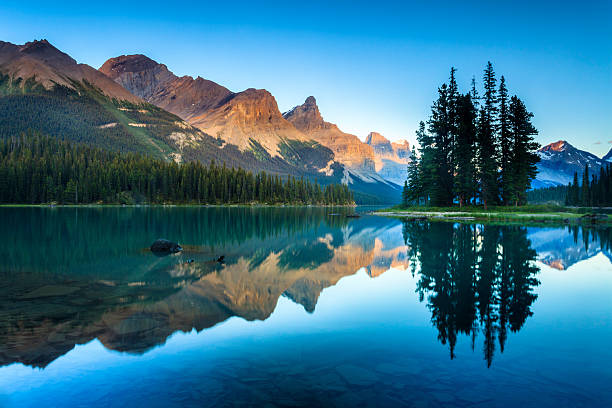
#> input picture scenery.jpg, 612 x 408 px, found by its file name
$ python 4.py
#> lines starting #> are read from the running program, lines starting #| are printed output that depends on the picture; after the words box and inside, x2 and y2 are one past the last pixel; in counts of white or black regions, pixels touching at a corner belong together
#> further down, image is the input picture: shape (408, 612, 3); mean B, G, R 137.1, 112.6, 54.6
import cv2
import matplotlib.pyplot as plt
import numpy as np
from skimage.filters import threshold_otsu

def enhance_contrast_color(image):
    lab_image=cv2.cvtColor(image,cv2.COLOR_BGR2LAB)
#> lab_image: shape (408, 612, 3); mean of channels 0, 1, 2 113.1, 121.2, 110.7
    l_channel,a_channel,b_channel=cv2.split(lab_image)
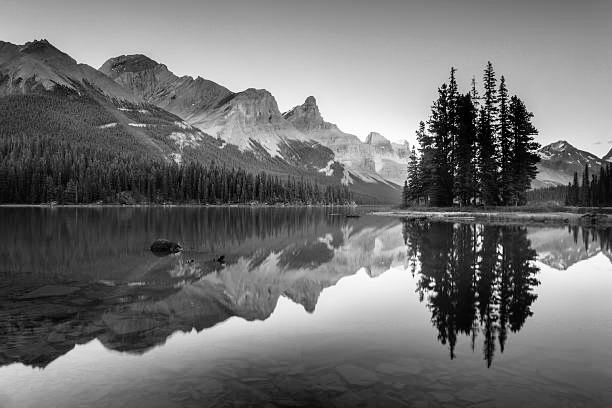
#> l_channel: shape (408, 612); min 0, max 255, mean 113.1
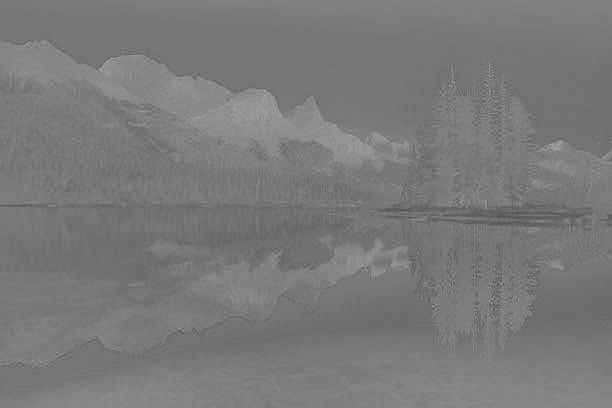
#> a_channel: shape (408, 612); min 84, max 178, mean 121.2
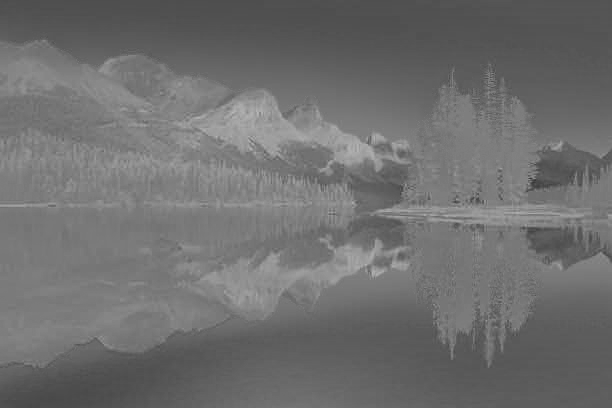
#> b_channel: shape (408, 612); min 52, max 186, mean 110.7

    clahe=cv2.createCLAHE(clipLimit=2.0,tileGridSize=(8,8))
    l_channel=clahe.apply(l_channel)
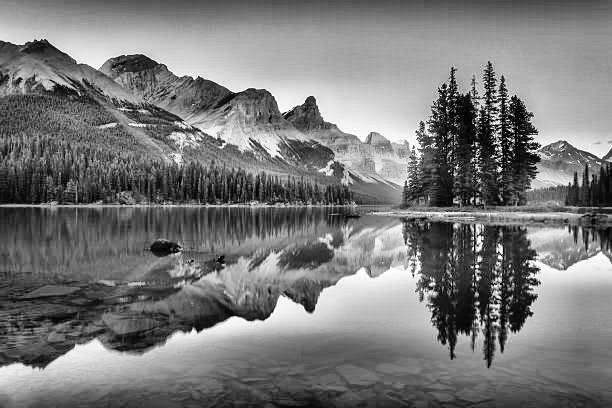
#> l_channel: shape (408, 612); min 0, max 255, mean 121.1
    enhanced_lab = cv2.merge([l_channel, a_channel, b_channel])
#> enhanced_lab: shape (408, 612, 3); mean of channels 0, 1, 2 121.1, 121.2, 110.7
    return cv2.cvtColor(enhanced_lab,cv2.COLOR_LAB2BGR)
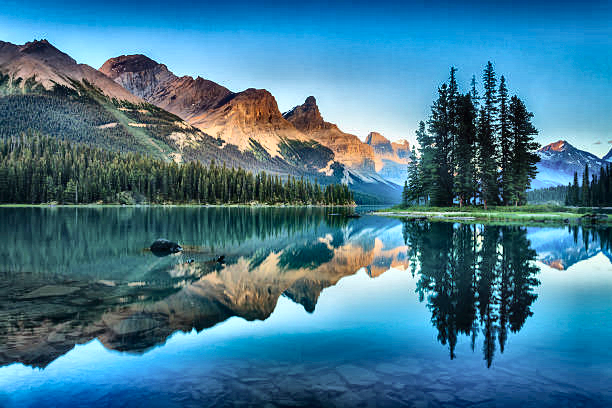
#> returned value: shape (408, 612, 3); mean B, G, R 143.7, 120.2, 67.3

def segment_image_color(image):
    gray_image=cv2.cvtColor(image,cv2.COLOR_BGR2GRAY)
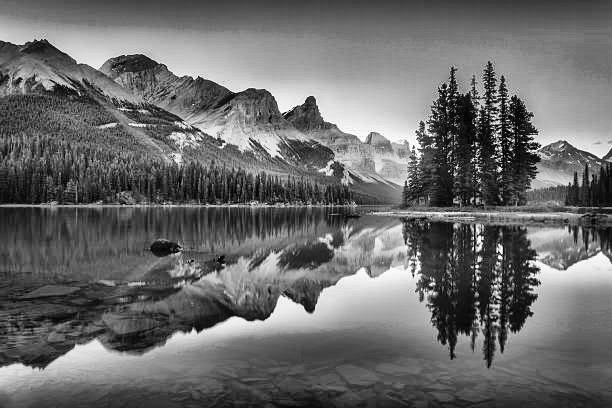
#> gray_image: shape (408, 612); min 0, max 255, mean 107
    threshold = threshold_otsu(gray_image)
#> threshold = 119
    return (gray_image>threshold).astype(np.uint8)*255
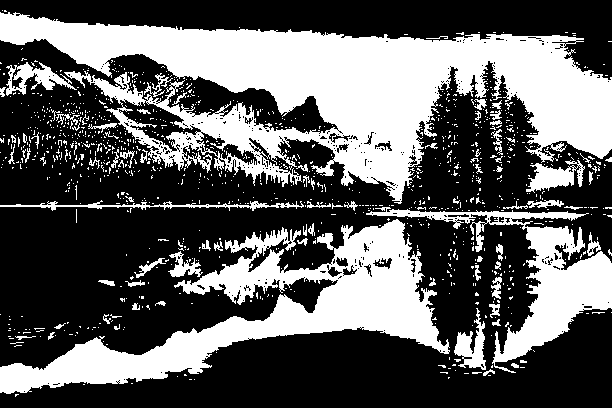
#> returned value: shape (408, 612); 37.3% white; 1104 white regions (1023 under 20 px), largest, box (x1, y1, x2, y2) and area: (0, 12, 612, 204) 49586, (0, 219, 450, 394) 23354, (366, 207, 612, 373) 9169

image=cv2.imread(r'd:\scenery.jpg')
if image is None:
    raise ValueError("Error:Could not load image")


enhanced_image=enhance_contrast_color(image)
segmented_image=segment_image_color(enhanced_image)


titles=['Original Image','Enhanced Image','Segemented Image']
images=[cv2.cvtColor(image,cv2.COLOR_BGR2RGB),
        cv2.cvtColor(enhanced_image,cv2.COLOR_BGR2RGB),
        segmented_image]

plt.figure(figsize=(15,5))
for i,img in enumerate(images):
    plt.subplot(1,3,i+1)
    plt.imshow(img if i<2 else img,cmap='gray')
    plt.title(titles[i])
    plt.axis('off')
    plt.tight_layout()
    plt.show()
#> this loop made 3 passes

$ run again, with download (1).jpg copied over scenery.jpg
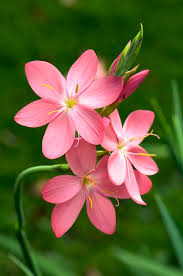
#> input picture download (1).jpg, 183 x 276 px, found by its file name
#> image is the input picture: shape (276, 183, 3); mean B, G, R 52.2, 94.1, 96
#> lab_image: shape (276, 183, 3); mean of channels 0, 1, 2 102.9, 121.7, 153.3
#> enhanced_lab: shape (276, 183, 3); mean of channels 0, 1, 2 112.7, 121.7, 153.3
#> in enhance_contrast_color, `return cv2.cvtColor(enhanced_lab,cv2.COLOR_LAB2BGR)`:
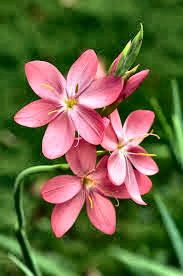
#> returned value: shape (276, 183, 3); mean B, G, R 63.4, 103.9, 104.7
#> threshold = 119
#> in segment_image_color, `return (gray_image>threshold).astype(np.uint8)*255`:
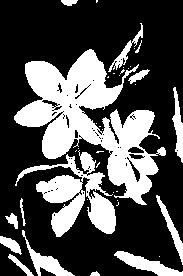
#> returned value: shape (276, 183); 31.6% white; 38 white regions (23 under 20 px), largest, box (x1, y1, x2, y2) and area: (14, 49, 166, 205) 9406, (15, 150, 116, 237) 3355, (114, 251, 183, 276) 677
#> the loop `for i,img in enumerate(images):` made 3 passes

$ run again, with images.jpg copied over scenery.jpg
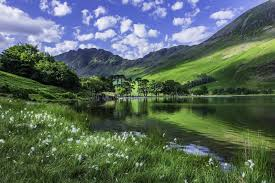
#> input picture images.jpg, 275 x 183 px, found by its file name
#> image is the input picture: shape (183, 275, 3); mean B, G, R 93, 105, 87.7
#> lab_image: shape (183, 275, 3); mean of channels 0, 1, 2 107.8, 120.2, 133.3
#> enhanced_lab: shape (183, 275, 3); mean of channels 0, 1, 2 120.9, 120.2, 133.3
#> threshold = 122
#> in segment_image_color, `return (gray_image>threshold).astype(np.uint8)*255`:
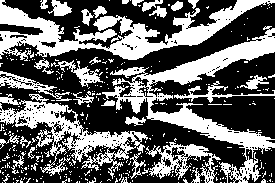
#> returned value: shape (183, 275); 39.6% white; 353 white regions (323 under 20 px), largest, box (x1, y1, x2, y2) and area: (0, 0, 275, 61) 5619, (102, 26, 275, 183) 5533, (0, 94, 148, 179) 3507
#> the loop `for i,img in enumerate(images):` made 3 passes
